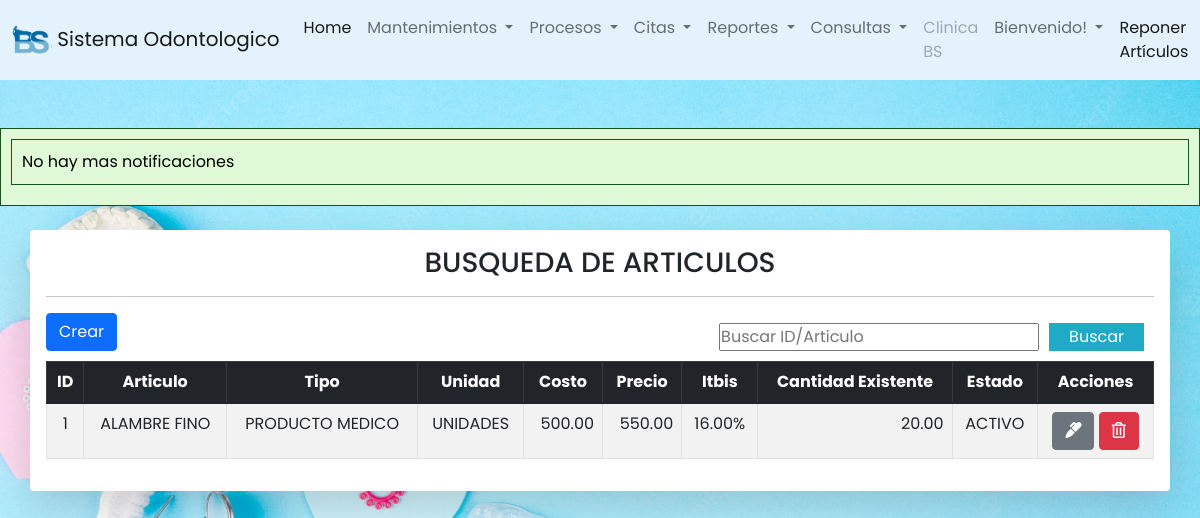
Screenshot of /odontologia/articulos/buscar_articulo.php?busqueda=1 with the database file from the repository.
### tables this page shows
CREATE TABLE `articulos` (
  `id_art` int(11) NOT NULL,
  `nombre` varchar(100) DEFAULT NULL,
  `des_art` text DEFAULT NULL,
  `precom_art` decimal(10,2) DEFAULT NULL,
  `preven_art` decimal(10,2) DEFAULT NULL,
  `itbis_art` decimal(10,2) DEFAULT NULL,
  `unidad` int(11) DEFAULT NULL,
  `tip_art` int(11) DEFAULT NULL,
  `status` int(11) DEFAULT NULL
);

CREATE TABLE `tip_articulo` (
  `id_tip` int(11) NOT NULL,
  `tip_art` varchar(60) DEFAULT NULL
);

CREATE TABLE `unidades` (
  `id_unidad` int(11) NOT NULL,
  `unidad` varchar(50) DEFAULT NULL
);

CREATE TABLE `inventario` (
  `id` int(11) NOT NULL,
  `id_art` int(11) DEFAULT NULL,
  `cant_ven` decimal(10,2) DEFAULT NULL,
  `cant_com` decimal(10,2) DEFAULT NULL,
  `cant_exist` decimal(10,2) DEFAULT NULL
);

CREATE TABLE `estados` (
  `id_status` int(11) NOT NULL,
  `des_status` varchar(50) DEFAULT NULL
);

### odontologia/articulos/buscar_articulo.php (the view, shortened to what this page needs)
<?php
include("../conexion.php");
?>
<?php include("../includes/header.php") ?>
<?php include("../includes/footer.php") ?>
<head>
  <link rel="stylesheet" href="../CSS/styl.css">
</head>
<div class="container table-responsive container-sm mt-4 shadow-lg p-3 mb-5 bg-body rounded">
  <?php
  $busqueda = strtolower($_REQUEST['busqueda']);
  ?>
      <center><h3>BUSQUEDA DE ARTICULOS</h3></center>
<hr class="divider">
  <button id="crear" type="button" class="btn btn-primary" data-bs-toggle="modal" data-bs-target="#modalarticulo">Crear</button>
  <form action="buscar_articulo.php" class="buscador" method="get">
    <input type="text" name="busqueda" id="busqueda" placeholder="Buscar ID/Articulo">
    <input type="submit" value="Buscar" class="btn_search">
  </form>
  <table id="tablaentidad" class="table  aling-middle table-hover table-secundary mt-2 table-bordered table-striped">
    <thead class="table-dark">
      <tr class="text-center">
        <th>ID</th>
        <th>Articulo</th>
        <th>Tipo</th>
        <th>Unidad</th>
        <th>Costo</th>
        <th>Precio</th>
        <th>Itbis</th>
        <th>Cantidad Existente</th>
        <th>Estado</th>
        <th>Acciones</th>
      </tr>
    </thead>
    <tbody class="text-center">
      <?php
      $query = "SELECT art.id_art ID, art.nombre  Articulo,t.tip_art Tipo,u.unidad Unidad,art.precom_art Costo,art.preven_art Precio,CONCAT((art.itbis_art*100),'%') ITBIS,iv.cant_exist Cant_exist,es.des_status Estado FROM articulos art INNER JOIN inventario iv ON iv.id_art=art.id_art INNER JOIN unidades u on u.id_unidad=art.unidad INNER join tip_articulo t on t.id_tip=art.tip_art inner join estados es on es.id_status=art.status WHERE (
                        art.id_art LIKE '%$busqueda%' OR
                        art.nombre LIKE '%$busqueda%'
                        )";
      $result_task = mysqli_query($conexion, $query);
      while ($row = mysqli_fetch_array($result_task)) { ?>
        <tr>
          <td><?php echo $row['ID'] ?></td>
          <td><?php echo $row['Articulo'] ?></td>
          <td><?php echo $row['Tipo'] ?></td>
          <td><?php echo $row['Unidad'] ?></td>
          <td style="text-align: right;"><?php echo number_format($row['Costo'],2) ?></td>
          <td style="text-align: right;"><?php echo number_format($row['Precio'],2) ?></td>
          <td><?php echo $row['ITBIS'] ?></td>
          <td style="text-align: right;"><?php echo $row['Cant_exist'] ?></td>
          <td><?php echo $row['Estado'] ?></td>
          <td>
            <a href="editararticulo.php?id=<?php echo $row['ID'] ?>" class="btn btn-secondary">
              <i class="fas fa-marker"></i>
            </a>
            <a href="eliminarart.php?id=<?php echo $row['ID'] ?>" class="btn btn-danger">
              <i class="far fa-trash-alt"></i>
            </a>
          </td>
        </tr>
      <?php } ?>
    </tbody>
  </table>
</div>

### odontologia/CSS/styl.css (style rules this page uses)
* { margin: 0; padding: 0; user-select: none; box-sizing: border-box; font-family: 'Poppins', sans-serif; }
body { margin: 0; background-image: url('fondo\ menu.webp'); background-size: cover; background-attachment: fixed; }

### odontologia/includes/ejecutar_procedimiento.php (style rules this page uses)
body { background-color: #f0f0f0; font-family: Arial, sans-serif; color: #333; margin: 0; padding: 0; }

### odontologia/articulos/buscar_articulo.php (style rules this page uses)
.buscador { display: -webkit-flex; display: -moz-flex; display: -ms-flex; display: -o-flex; display: flex; float: right; background: initial; padding: 10px; border-radius: 10px; }
.buscador .btn_search { background: #1faac8; color: #fff; padding: 0 20px; border: 0; cursor: pointer; margin-left: 10px; }

### rows the page displays
articulos: id_art "1", nombre "ALAMBRE FINO", tip_art.tip_art "PRODUCTO MEDICO", unidad.unidad "UNIDADES", precom_art "500.00", preven_art "550.00", ITBIS "16.00%", inventario.cant_exist "20.00", status.des_status "ACTIVO"
